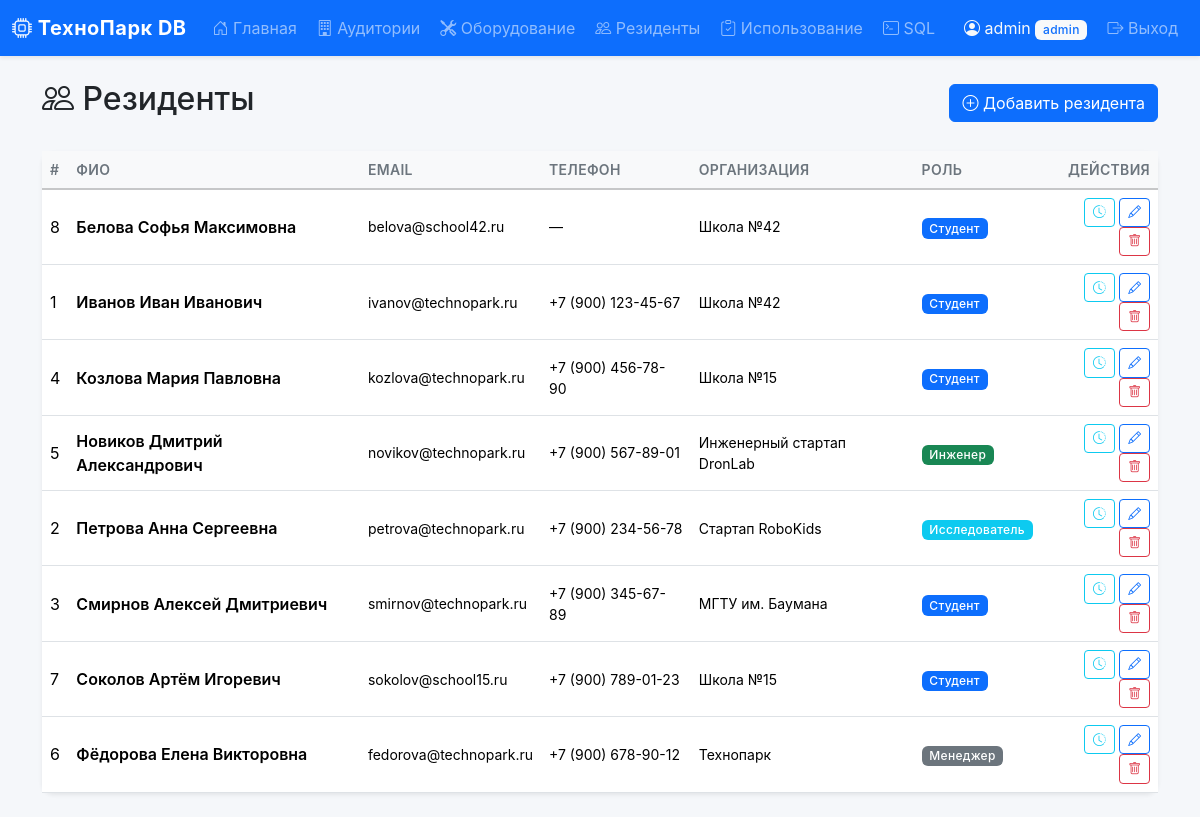
The page /residents/ (signed in) on the database its author committed.
### tables this page shows
CREATE TABLE users (
    id INTEGER PRIMARY KEY AUTOINCREMENT,
    username VARCHAR(50) UNIQUE NOT NULL,
    password_hash VARCHAR(255) NOT NULL,
    role TEXT DEFAULT 'operator' CHECK(role IN ('admin', 'operator')),
    created_at DATETIME DEFAULT CURRENT_TIMESTAMP
);

CREATE TABLE residents (
    id INTEGER PRIMARY KEY AUTOINCREMENT,
    full_name VARCHAR(200) NOT NULL,
    email VARCHAR(100) UNIQUE,
    phone VARCHAR(20),
    organization VARCHAR(150),
    role TEXT DEFAULT 'student' CHECK(role IN ('student', 'researcher', 'engineer', 'manager')),
    registration_date DATE DEFAULT (DATE('now')),
    registered_by INTEGER,  -- Кто зарегистрировал резидента
    FOREIGN KEY (registered_by) REFERENCES users(id) ON DELETE SET NULL
);

### routes/residents.py (the view)
@residents_bp.route('/')
@login_required
def list_residents():
    residents = execute_query("""
        SELECT * FROM residents
        ORDER BY full_name
    """)
    return render_template('residents/list.html', residents=residents)

### database/db.py (called while the page is built)
def get_db():
    if 'db' not in g:
        g.db = sqlite3.connect(current_app.config['DATABASE_PATH'])
        g.db.row_factory = sqlite3.Row
        g.db.execute("PRAGMA foreign_keys = ON")
    return g.db

def execute_query(query, params=None, fetch=True):
    db = get_db()
    cursor = db.execute(query, params or ())
    if fetch:
        return [dict(row) for row in cursor.fetchall()]
    return None

### templates/residents/list.html (shortened to what this page needs)
{% extends "base.html" %}
{% block content %}
<div class="d-flex justify-content-between align-items-center mb-4">
    <h2><i class="bi bi-people"></i> Резиденты</h2>
    <a href="{{ url_for('residents.add_resident') }}" class="btn btn-primary">
        <i class="bi bi-plus-circle"></i> Добавить резидента
    </a>
</div>
<div class="card border-0 shadow-sm">
    <div class="table-responsive">
        <table class="table table-hover align-middle mb-0">
            <thead class="table-light">
                <tr>
                    <th>#</th>
                    <th>ФИО</th>
                    <th>Email</th>
                    <th>Телефон</th>
                    <th>Организация</th>
                    <th>Роль</th>
                    <th class="text-end">Действия</th>
                </tr>
            </thead>
            <tbody>
                {% for r in residents %}
                <tr>
                    <td>{{ r.id }}</td>
                    <td class="fw-semibold">{{ r.full_name }}</td>
                    <td class="small">{{ r.email or '—' }}</td>
                    <td class="small">{{ r.phone or '—' }}</td>
                    <td class="small">{{ r.organization or '—' }}</td>
                    <td>
                        {% if r.role == 'student' %}
                            <span class="badge bg-primary">Студент</span>
                        {% elif r.role == 'researcher' %}
                            <span class="badge bg-info">Исследователь</span>
                        {% elif r.role == 'engineer' %}
                            <span class="badge bg-success">Инженер</span>
                        {% else %}
                            <span class="badge bg-secondary">Менеджер</span>
                        {% endif %}
                    </td>
                    <td class="text-end">
                        <a href="{{ url_for('residents.history', id=r.id) }}" class="btn btn-sm btn-outline-info" title="История">
                            <i class="bi bi-clock-history"></i>
                        </a>
                        <a href="{{ url_for('residents.edit_resident', id=r.id) }}" class="btn btn-sm btn-outline-primary" title="Редактировать">
                            <i class="bi bi-pencil"></i>
                        </a>
                        <form method="POST" action="{{ url_for('residents.delete_resident', id=r.id) }}" class="d-inline delete-form">
                            <button type="submit" class="btn btn-sm btn-outline-danger" title="Удалить">
                                <i class="bi bi-trash"></i>
                            </button>
                        </form>
                    </td>
                </tr>
                {% else %}
                <tr>
                    <td colspan="7" class="text-center text-muted py-4">
                        <i class="bi bi-inbox fs-3"></i><br>Резидентов пока нет
                    </td>
                </tr>
                {% endfor %}
            </tbody>
        </table>
    </div>
</div>
{% endblock %}

### templates/base.html (shortened to what this page needs)
<!DOCTYPE html>
<html lang="ru">
<head>
    <link href="https://cdn.jsdelivr.net/npm/bootstrap@5.3.2/dist/css/bootstrap.min.css" rel="stylesheet">
    <link href="https://cdn.jsdelivr.net/npm/bootstrap-icons@1.11.1/font/bootstrap-icons.css" rel="stylesheet">
    <link href="{{ url_for('static', filename='css/style.css') }}" rel="stylesheet">
</head>
<body>
<nav class="navbar navbar-expand-lg navbar-dark bg-primary shadow-sm">
    <div class="container-fluid">
        <a class="navbar-brand fw-bold" href="{{ url_for('dashboard.index') }}">
            <i class="bi bi-cpu"></i> ТехноПарк DB
        </a>
        <div class="collapse navbar-collapse" id="mainNavbar">
            <ul class="navbar-nav me-auto">
                <li class="nav-item">
                    <a class="nav-link" href="{{ url_for('dashboard.index') }}">
                        <i class="bi bi-house-door"></i> Главная
                    </a>
                </li>
                <li class="nav-item">
                    <a class="nav-link" href="{{ url_for('laboratories.list_laboratories') }}">
                        <i class="bi bi-building"></i> Аудитории
                    </a>
                </li>
                <li class="nav-item">
                    <a class="nav-link" href="{{ url_for('equipment.list_equipment') }}">
                        <i class="bi bi-tools"></i> Оборудование
                    </a>
                </li>
                <li class="nav-item">
                    <a class="nav-link" href="{{ url_for('residents.list_residents') }}">
                        <i class="bi bi-people"></i> Резиденты
                    </a>
                </li>
                <li class="nav-item">
                    <a class="nav-link" href="{{ url_for('usage.list_usage') }}">
                        <i class="bi bi-clipboard-check"></i> Использование
                    </a>
                </li>
                <li class="nav-item">
                    <a class="nav-link" href="{{ url_for('sql_console.console') }}">
                        <i class="bi bi-terminal"></i> SQL
                    </a>
                </li>
            </ul>
            <ul class="navbar-nav">
                {% if current_user.is_authenticated %}
                    <li class="nav-item">
                        <span class="nav-link text-light">
                            <i class="bi bi-person-circle"></i>
                            {{ current_user.username }}
                            <span class="badge bg-light text-primary">{{ current_user.role }}</span>
                        </span>
                    </li>
                    <li class="nav-item">
                        <a class="nav-link" href="{{ url_for('auth.logout') }}">
                            <i class="bi bi-box-arrow-right"></i> Выход
                        </a>
                    </li>
                {% endif %}
            </ul>
        </div>
    </div>
</nav>
<main class="container py-4">
    {% block content %}{% endblock %}
</main>
</body>
</html>

### static/css/style.css (style rules this page uses)
body { background-color: #f5f7fa; font-family: -apple-system, BlinkMacSystemFont, "Segoe UI", Roboto, "Helvetica Neue", Arial, sans-serif; min-height: 100vh; display: flex; flex-direction: column; }
main.container { flex: 1; }
.navbar-brand { letter-spacing: 0.5px; }
.navbar .nav-link { transition: background-color 0.2s ease; border-radius: 0.375rem; margin: 0 2px; }
.card { border-radius: 0.75rem; transition: box-shadow 0.2s ease; }
.table thead th { font-weight: 600; font-size: 0.875rem; text-transform: uppercase; letter-spacing: 0.3px; color: #6c757d; border-bottom-width: 2px; }
.table tbody tr { transition: background-color 0.15s ease; }
.badge { font-weight: 500; letter-spacing: 0.3px; padding: 0.35em 0.65em; }
td .btn { padding: 0.25rem 0.5rem; font-size: 0.8rem; }
td form.d-inline { display: inline-block; }

### rows shown on the page
users: username "admin", role "admin"
residents: id "8", full_name "Белова Софья Максимовна", email "belova@school42.ru", phone "—", organization "Школа №42", role "Студент"
residents: id "1", full_name "Иванов Иван Иванович", email "ivanov@technopark.ru", phone "+7 (900) 123-45-67", organization "Школа №42", role "Студент"
residents: id "4", full_name "Козлова Мария Павловна", email "kozlova@technopark.ru", phone "+7 (900) 456-78-90", organization "Школа №15", role "Студент"
residents: id "5", full_name "Новиков Дмитрий Александрович", email "novikov@technopark.ru", phone "+7 (900) 567-89-01", organization "Инженерный стартап DronLab", role "Инженер"
residents: id "2", full_name "Петрова Анна Сергеевна", email "petrova@technopark.ru", phone "+7 (900) 234-56-78", organization "Стартап RoboKids", role "Исследователь"
residents: id "3", full_name "Смирнов Алексей Дмитриевич", email "smirnov@technopark.ru", phone "+7 (900) 345-67-89", organization "МГТУ им. Баумана", role "Студент"
residents: id "7", full_name "Соколов Артём Игоревич", email "sokolov@school15.ru", phone "+7 (900) 789-01-23", organization "Школа №15", role "Студент"
residents: id "6", full_name "Фёдорова Елена Викторовна", email "fedorova@technopark.ru", phone "+7 (900) 678-90-12", organization "Технопарк", role "Менеджер"
